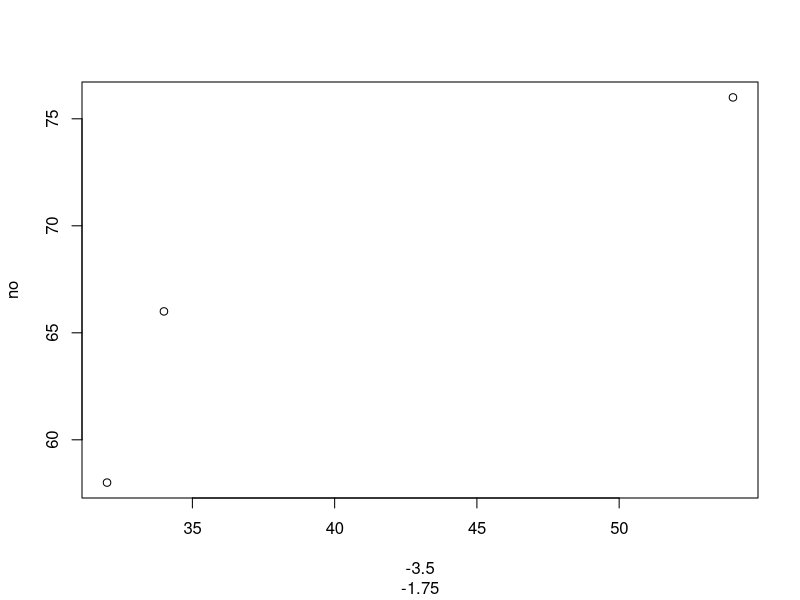
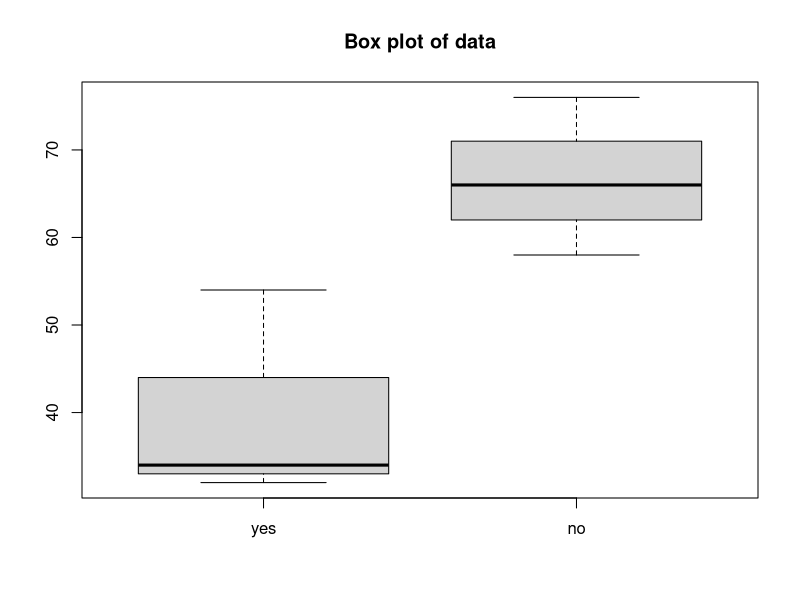

Source code (R) for these figures, in order:
data<-read.csv('data2.csv',row.names = 1)

data
variance_yes<-var((data$yes))
variance_no<-var((data$no))

covariance<-cov(data$yes,data$no)

chi_square_test<-chisq.test(data)
chi_square_test

chi_square_values<-as.vector(chi_square_test$observed - chi_square_test$expected)
chi_square_values
chi_square_sum<-sum(chi_square_values^2/chi_square_test$expected)
chi_square_sum

plot_data<-data.frame(
  Category=rownames(data),
  ChiSquareValues=chi_square_values
)

plot(data,chi_square_values)

boxplot(data$yes,data$no,names = c('yes','no'),main="Box plot of data",na.rm=TRUE)
